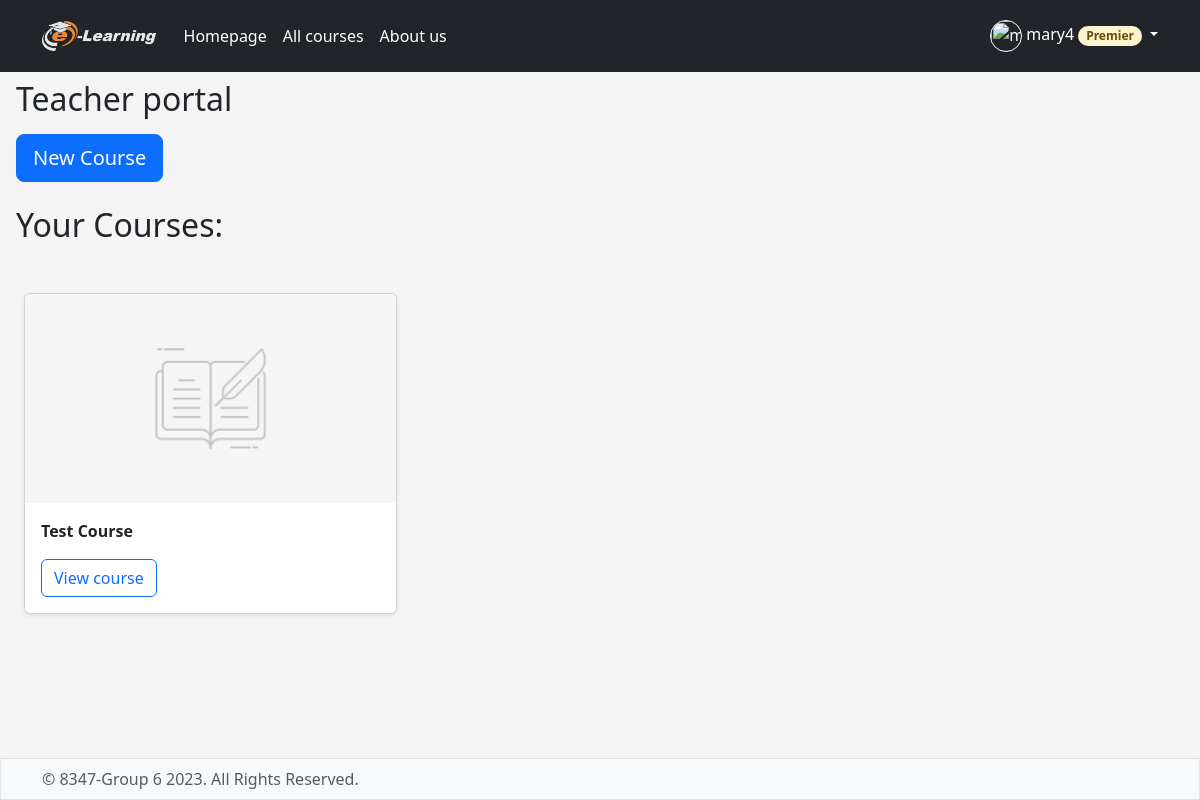
The page /teacher-portal/ (signed in) on the database as committed earlier.
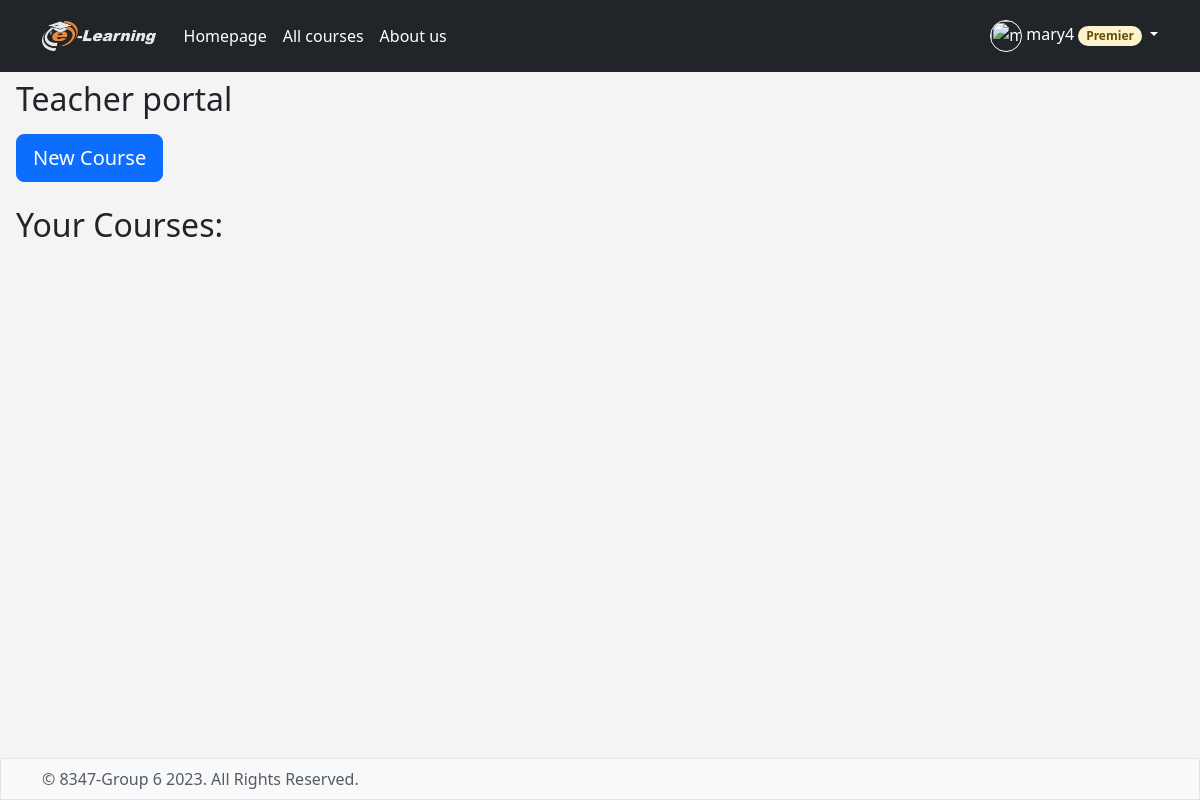
The same page on the database as committed later.
### elearning/models.py (models this page shows)
class Course(models.Model):
    name = models.CharField(max_length=100)
    description = models.TextField(max_length=300,blank=True)
    image = models.ImageField(upload_to=rename_course_cover,default='course_cover/course-default.png')
    teacher = models.ForeignKey(Student, related_name='course_teacher',on_delete=models.CASCADE)
    category = models.ManyToManyField(Category,related_name='course_category')
    price = models.DecimalField(max_digits=5,decimal_places=2)
    allow_premier = models.BooleanField(default=True)
    date_created = models.DateTimeField(auto_now=True)
    is_featured = models.BooleanField(default=False)
    def __str__(self):
        return self.name

### elearning/views.py (the view)
# urls.py: path('teacher-portal/', views.teacher_portal, name='teacher-portal'),
def teacher_portal(request):
    teacher = get_object_or_404(Student, pk=request.user.id)
    courses = Course.objects.filter(teacher=teacher)
    print(courses)
    return render(request, 'elearning/teacherportal.html', {'courses': courses})

### elearning/templates/elearning/teacherportal.html (shortened to what this page needs)
{% extends 'elearning/base.html' %}
{% block content %}
    <h1 class="fs-2 py-2 mx-3">Teacher portal</h1>
    <p><a class="btn btn-lg btn-primary mx-3" href={% url 'elearning:add-course' %}>New Course</a></p>
    <h3 class="fs-2 py-2 mx-3 ">Your Courses: </h3>
    <div class="row row-cols-1 row-cols-sm-2 row-cols-md-3 g-3 m-3">
            {% for course in courses %}
                <div class="col">
                    <div class="card shadow-sm">
                        <div style="cursor: hand;"
                             onclick="location.href='{% url 'elearning:coursedetail' course.id %}'">
                            <div style="position: relative; width: 100%; padding-top: 56.25%;">
                                <img class="bd-placeholder-img card-img-top"
                                     style="position: absolute; top: 0; left: 0; height: 100%; width: 100%;"
                                     src="{{ course.image.url }}">
                            </div>
                        </div>
                        <div class="card-body">
                            <p class="fw-bold"
                               style="overflow: hidden;text-overflow: ellipsis; display:-webkit-box;-webkit-line-clamp: 1;-webkit-box-orient: vertical;">{{ course.name }}</p>
                            <div class="d-flex justify-content-between align-items-center">
                                <button type="button" class="btn btn-outline-primary"
                                        onclick="location.href='{% url 'elearning:teacher-viewcourse' course.id %}'">
                                    View course
                                </button>
                            </div>
                        </div>
                    </div>
                </div>
            {% endfor %}
        </div>
{% endblock %}

Rows that differ between the two databases and show on the page:
removed Course: image (placeholder picture), name "Test Course"
